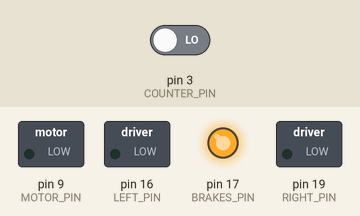
Simulated run of this sketch. Board: Arduino Uno, built with avr-gcc and run on an emulated ATmega328P. Parts: switched loads named in the sketch (green lamp = pin HIGH), output pins drawn as LEDs (lit = HIGH). The inputs (shaded band) are chosen by the test bench; at power-on: pin 3 (COUNTER_PIN) LOW.

Above: at 0.1 s.
Timing chart, 0 to 1.6 s (numbered marks = the images above):
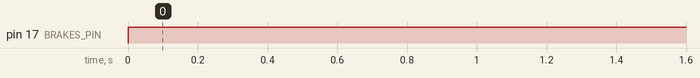

Measured:
- by itself, pin 17 (BRAKES_PIN): LOW → HIGH at 0.00 s

The sketch:

rear_board.ino
```cpp
#include <SPI.h>
#include <mcp2515.h>
#include <PWM.h>
#include "rear_board.h"

MCP2515 mcp2515(CAN_PIN);

uint16_t throttle;
uint16_t throttle_old;

volatile uint32_t pulse_count = 0;
volatile uint32_t displacement = 0;
volatile uint16_t speed = 0;

volatile uint32_t start_time = 0;
volatile uint32_t current_time = 0;
volatile uint32_t elapsed_time = 0;

void setup() {
  can_msg_send.can_id = 0x02;
  can_msg_send.can_dlc = 6;

  // displacement value
  can_msg_send.data[0] = 0x00;
  can_msg_send.data[1] = 0x00;
  can_msg_send.data[2] = 0x00;
  can_msg_send.data[3] = 0x00;

  // speed value
  can_msg_send.data[4] = 0x00;
  can_msg_send.data[5] = 0x00;

  mcp2515.reset();
  mcp2515.setBitrate(CAN_500KBPS);
  mcp2515.setNormalMode();
  InitTimersSafe();

  // defining light and motor pins
  pinMode(LEFT_PIN, OUTPUT);
  pinMode(RIGHT_PIN, OUTPUT);
  pinMode(BRAKES_PIN, OUTPUT);
  pinMode(MOTOR_PIN, OUTPUT);

  // setting up counter
  pinMode(COUNTER_PIN, INPUT);
  attachInterrupt(digitalPinToInterrupt(COUNTER_PIN), calculate_speed, RISING);

  start_time = micros();
}

void loop() {
  if (mcp2515.readMessage(&can_msg_receive) == MCP2515::ERROR_OK) {
    throttle = ((uint16_t) can_msg_receive.data[0] & 0xFF) | ((uint16_t) (can_msg_receive.data[1] & 0xFF) << 8);
  }

  // set the bulbs based on statements from front board
  digitalWrite(LEFT_PIN, bitRead(can_msg_receive.data[2], 0));
  digitalWrite(RIGHT_PIN, bitRead(can_msg_receive.data[2], 1));
  digitalWrite(BRAKES_PIN, !bitRead(can_msg_receive.data[2], 2));

  // if there's a difference between old and current throttle value
  // then sequence the pwm signal, if not, set signal right away
  if(abs(throttle - throttle_old) > 1) {
    set_throttle(throttle);
  } else {
    set_motor_value(throttle);
  }

  // save old throttle value for later computation
  throttle_old = throttle;

  // add displacement to CAN frame
  can_msg_send.data[0] = (displacement >> 0) & 0xFF;
  can_msg_send.data[1] = (displacement >> 8) & 0xFF;
  can_msg_send.data[2] = (displacement >> 16) & 0xFF;
  can_msg_send.data[3] = (displacement >> 24) & 0xFF;

  // add speed to CAN frame,
  // zero if elapsed time is above 1s
  if (elapsed_time > 1000000) {
    can_msg_send.data[4] = 0x00;
    can_msg_send.data[5] = 0x00;
    can_msg_send.data[6] = 0x00;
    can_msg_send.data[7] = 0x00;
  } else {
    can_msg_send.data[4] = (speed >> 0) & 0xFF;
    can_msg_send.data[5] = (speed >> 8) & 0xFF;
  }

  mcp2515.sendMessage(&can_msg_send);
}

void set_motor_value(uint16_t value) {
  pwmWriteHR(MOTOR_PIN, constrain(map(value, 0, 1024, 0, 65532), 0, 65532));
  SetPinFrequencySafe(MOTOR_PIN, 1000);
}

void set_throttle(uint16_t value) {
  uint16_t i = throttle_old;

  // fancy statements to avoid having two separate loops
  for (; i > value | i < value; throttle_old > value ? i-- : i++) {
    set_motor_value(i);
  }
}

void calculate_speed() {
  pulse_count++;

  current_time = micros();
  elapsed_time = current_time - start_time;

  float displacement_f = pulse_count / TICKS_PER_METER;
  float speed_f = (1 / TICKS_PER_METER) / (elapsed_time / 1000000.0);

  // we do this to shift the first two digits after decimal
  // and send it via CAN
  displacement = displacement_f * 100;
  speed = speed_f * 100;

  // shifting start time to current time in order
  // to get the next tick timeframe
  start_time = current_time;
}
```

rear_board.h
```cpp
#ifndef REAR_BOARD
#define REAR_BOARD

/**********************************
 * DEFINE PINS
***********************************/

// bulbs
#define LEFT_PIN 16
#define RIGHT_PIN 19
#define BRAKES_PIN 17

#define COUNTER_PIN 3
#define CAN_PIN 10
#define MOTOR_PIN 9

// the x.0 is for division computation
#define TICKS_PER_METER 47.0

/**********************************
 * DEFINE CAN STRUCT
***********************************/

struct can_frame can_msg_send;
struct can_frame can_msg_receive;

/**********************************
 * DEFINE FUNCTIONS
***********************************/

/**
 * interrupt service routine for calculating speed using pulses
*/
void calculate_speed();

/**
 * refactored function for sending pwm signal to motor
*/
void set_motor_value(uint16_t value);

/**
 * increment or decrement to the desired value based on old throttle value
*/
void set_throttle(uint16_t value);

#endif
```
